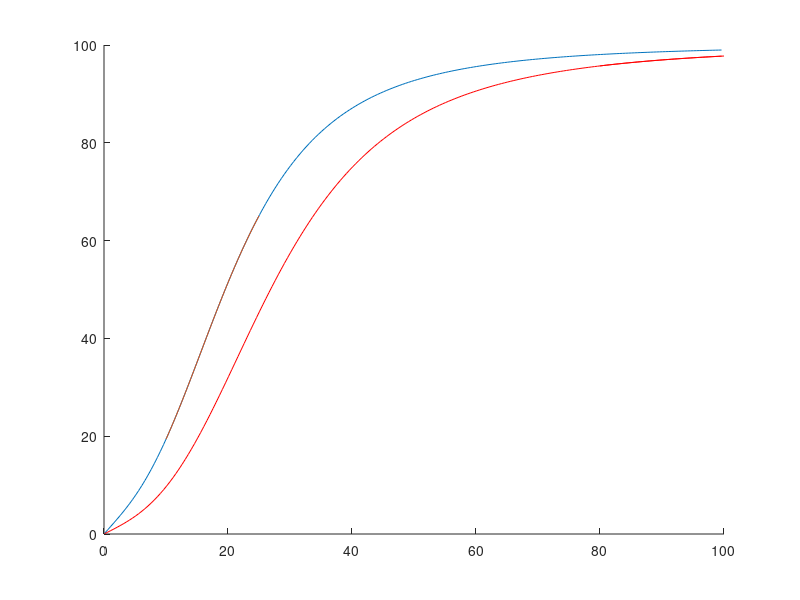
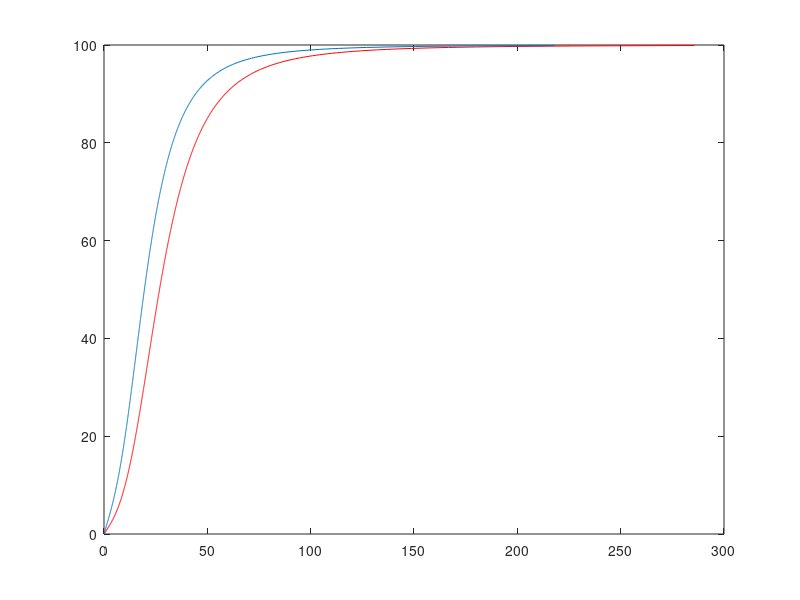

Write MATLAB code to recreate these figures, in order.
%Saturation curve fit

figure; 
fpO=0.1:0.5:100;
fSO=100./(1+(10400./(fpO.^3+150*fpO)));
hold on; plot(fpO,fSO)

fso=0.1:0.1:99.9;
fpo=1./(-100+fso).*((-5200*fso+50*2.^(1/2).*(250000-5000*fso+5433*fso.^2).^(1/2)).*(-100+fso).^2).^(1/3)-50.*(-100+fso)./((-5200*fso+50.*2.^(1/2)*(250000-5000.*fso+5433*fso.^2).^(1/2)).*(-100+fso).^2).^(1/3);

mpO=0.1:0.5:100;
mSO=100./(1+(23400./(mpO.^3+150*mpO)));
hold on; plot(mpO,mSO,'r')

mso=0.1:0.1:99.9;
mpo=1./(-100+mso).*((-11700*mso+50*2.^(1/2).*(250000-5000.*mso+27403*mso.^2).^(1/2)).*(-100+mso).^2).^(1/3)-50.*(-100+mso)./((-11700*mso+50*2.^(1/2).*(250000-5000.*mso+27403.*mso.^2).^(1/2)).*(-100+mso).^2).^(1/3);

fpO=10:0.5:25;
fSO=100./(1+(10400./(fpO.^3+150*fpO)));
hold on; plot(fpO,fSO)

%fpo=1/(-100+fso)*((-5200*fso+50*2^(1/2)*(250000-5000*fso+5433*fso^2)^(1/2))*(-100+fso)^2)^(1/3)-50*(-100+fso)/((-5200*fso+50*2^(1/2)*(250000-5000*fso+5433*fso^2)^(1/2))*(-100+fso)^2)^(1/3);

mpO=80:0.5:100;
mSO=100./(1+(23400./(mpO.^3+150*mpO)));
hold on; plot(mpO,mSO,'r')

figure; plot(mpo,mso,'r'); hold on; plot(fpo,fso)